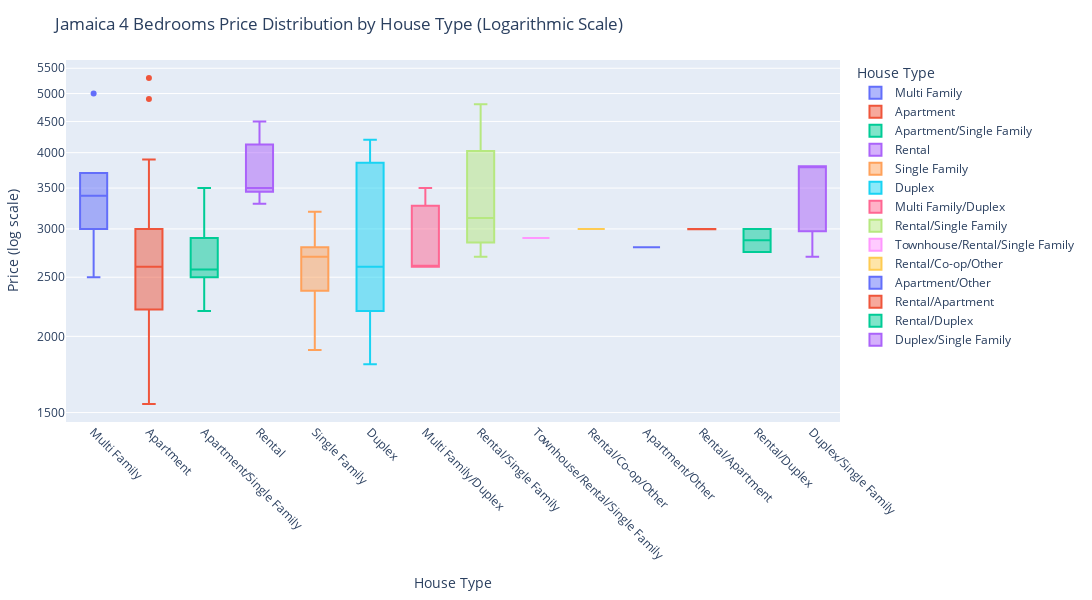

The cell this chart's notebook holds for it:
### Code cell
import plotly.express as px

# Optionally, group rare types or abbreviate long names here

fig = px.box(
    jamaicadf[jamaicadf["Beds"] == 4],
    x='Property Type',
    y='Price',
    color='Property Type',
    title='Jamaica 4 Bedrooms Price Distribution by House Type (Logarithmic Scale)',
    labels={'Property Type': 'House Type', 'Price': 'Price'},
    log_y=True,
    width=1400,  # wider plot
    height=600
)
fig.update_xaxes(tickangle=45, tickfont=dict(size=12))
fig.update_layout(
    margin=dict(l=40, r=40, t=60, b=160),
    xaxis_title='House Type',
    yaxis_title='Price (log scale)',
    showlegend=True
)
fig.show()

### Figure 1 — Plotly figure (JSON) as saved in the notebook; plotly's stock layout.template omitted (floating-point values rounded to 4 significant figures)
{"data": [{"alignmentgroup": "True", "hovertemplate": "House Type=%{x}<br>Price=%{y}<extra></extra>", "legendgroup": "Multi Family", "marker": {"color": "#636efa"}, "name": "Multi Family", "notched": false, "offsetgroup": "Multi Family", "orientation": "v", "showlegend": true, "type": "box", "x": ["Multi Family", "Multi Family", "Multi Family", "Multi Family", "Multi Family", "Multi Family"], "x0": " ", "xaxis": "x", "y": [3705.0, 5000.0, 3400.0, 3000.0, 3400.0, 2500.0], "y0": " ", "yaxis": "y"}, {"alignmentgroup": "True", "hovertemplate": "House Type=%{x}<br>Price=%{y}<extra></extra>", "legendgroup": "Apartment", "marker": {"color": "#EF553B"}, "name": "Apartment", "notched": false, "offsetgroup": "Apartment", "orientation": "v", "showlegend": true, "type": "box", "x": ["Apartment", "Apartment", "Apartment", "Apartment", "Apartment", "Apartment", "Apartment", "Apartment", "Apartment", "Apartment", "Apartment", "Apartment", "Apartment", "Apartment", "Apartment", "Apartment", "Apartment", "Apartment", "Apartment", "Apartment", "Apartment", "Apartment", "Apartment", "Apartment", "Apartment", "Apartment", "Apartment", "Apartment", "Apartment", "Apartment", "Apartment", "Apartment", "Apartment", "Apartment", "Apartment", "Apartment", "Apartment", "Apartment", "Apartment", "Apartment", "Apartment", "Apartment", "Apartment", "Apartment", "Apartment", "Apartment", "Apartment", "Apartment", "Apartment", "Apartment", "Apartment", "Apartment", "Apartment", "Apartment", "Apartment", "Apartment", "Apartment", "Apartment", "Apartment", "Apartment", "Apartment", "Apartment", "Apartment", "Apartment", "Apartment", "Apartment", "Apartment", "Apartment", "Apartment", "Apartment", "Apartment", "Apartment", "Apartment", "Apartment", "Apartment", "Apartment", "Apartment", "Apartment", "Apartment", "Apartment", "Apartment", "Apartment", "Apartment", "Apartment", "Apartment", "Apartment", "Apartment", "Apartment", "Apartment", "Apartment", "Apartment", "Apartment", "Apartment", "Apartment", "Apartment", "Apartment", "Apartment", "Apartment", "Apartment", "Apartment", "Apartment", "Apartment", "Apartment", "Apartment", "Apartment", "Apartment", "Apartment", "Apartment", "Apartment", "Apartment", "Apartment", "Apartment", "Apartment", "Apartment", "Apartment", "Apartment", "Apartment", "Apartment", "Apartment"], "x0": " ", "xaxis": "x", "y": [3300.0, 2950.0, 3000.0, 3647.0, 2600.0, 2735.0, 3050.0, 1800.0, 2900.0, 3400.0, 3000.0, 2500.0, 2200.0, 2098.0, 2250.0, 1800.0, 2200.0, 1700.0, 1650.0, 2500.0, 2500.0, 2500.0, 2300.0, 3400.0, 2700.0, 2400.0, 2400.0, 2400.0, 2600.0, 2300.0, 2400.0, 2500.0, 2900.0, 3900.0, 2648.0, 2805.0, 2400.0, 2450.0, 3500.0, 3200.0, 2700.0, 4900.0, 3100.0, 3200.0, 2850.0, 2900.0, 3500.0, 3900.0, 3300.0, 3900.0, 3500.0, 5300.0, 3000.0, 3500.0, 3500.0, 3300.0, 3500.0, 3200.0, 2700.0, 2800.0, 2800.0, 2200.0, 2100.0, 1700.0, 2300.0, 1900.0, 1750.0, 2000.0, 1700.0, 1800.0, 1900.0, 1900.0, 1550.0, 2500.0, 1900.0, 1800.0, 1800.0, 1900.0, 1900.0, 2500.0, 1900.0, 2300.0, 2000.0, 2400.0, 2000.0, 1800.0, 1850.0, 3050.0, 2300.0, 2995.0, 2650.0, 2800.0, 2600.0, 3000.0, 3000.0, 2400.0, 2500.0, 2200.0, 2500.0, 2400.0, 2500.0, 2400.0, 2300.0, 2600.0, 2800.0, 3200.0, 3100.0, 2600.0, 2350.0, 2800.0, 3800.0, 3000.0, 2600.0, 2800.0, 2600.0, 2195.0, 2475.0, 2800.0, 2700.0], "y0": " ", "yaxis": "y"}, {"alignmentgroup": "True", "hovertemplate": "House Type=%{x}<br>Price=%{y}<extra></extra>", "legendgroup": "Apartment/Single Family", "marker": {"color": "#00cc96"}, "name": "Apartment/Single Family", "notched": false, "offsetgroup": "Apartment/Single Family", "orientation": "v", "showlegend": true, "type": "box", "x": ["Apartment/Single Family", "Apartment/Single Family", "Apartment/Single Family", "Apartment/Single Family", "Apartment/Single Family", "Apartment/Single Family", "Apartment/Single Family", "Apartment/Single Family", "Apartment/Single Family", "Apartment/Single Family", "Apartment/Single Family", "Apartment/Single Family", "Apartment/Single Family", "Apartment/Single Family", "Apartment/Single Family", "Apartment/Single Family", "Apartment/Single Family", "Apartment/Single Family", "Apartment/Single Family", "Apartment/Single Family", "Apartment/Single Family", "Apartment/Single Family", "Apartment/Single Family", "Apartment/Single Family", "Apartment/Single Family", "Apartment/Single Family", "Apartment/Single Family", "Apartment/Single Family", "Apartment/Single Family", "Apartment/Single Family"], "x0": " ", "xaxis": "x", "y": [2500.0, 2400.0, 2350.0, 2600.0, 3500.0, 2800.0, 2550.0, 2900.0, 3200.0, 2800.0, 2500.0, 2800.0, 2500.0, 2300.0, 3000.0, 2500.0, 3500.0, 2900.0, 2600.0, 2500.0, 2300.0, 3000.0, 2600.0, 2300.0, 2450.0, 2500.0, 3100.0, 2500.0, 2200.0, 2700.0], "y0": " ", "yaxis": "y"}, {"alignmentgroup": "True", "hovertemplate": "House Type=%{x}<br>Price=%{y}<extra></extra>", "legendgroup": "Rental", "marker": {"color": "#ab63fa"}, "name": "Rental", "notched": false, "offsetgroup": "Rental", "orientation": "v", "showlegend": true, "type": "box", "x": ["Rental", "Rental", "Rental", "Rental", "Rental"], "x0": " ", "xaxis": "x", "y": [4500.0, 3500.0, 3500.0, 4000.0, 3300.0], "y0": " ", "yaxis": "y"}, {"alignmentgroup": "True", "hovertemplate": "House Type=%{x}<br>Price=%{y}<extra></extra>", "legendgroup": "Single Family", "marker": {"color": "#FFA15A"}, "name": "Single Family", "notched": false, "offsetgroup": "Single Family", "orientation": "v", "showlegend": true, "type": "box", "x": ["Single Family", "Single Family", "Single Family", "Single Family", "Single Family", "Single Family", "Single Family", "Single Family"], "x0": " ", "xaxis": "x", "y": [3200.0, 1900.0, 2800.0, 2500.0, 2250.0, 2700.0, 2700.0, 2800.0], "y0": " ", "yaxis": "y"}, {"alignmentgroup": "True", "hovertemplate": "House Type=%{x}<br>Price=%{y}<extra></extra>", "legendgroup": "Duplex", "marker": {"color": "#19d3f3"}, "name": "Duplex", "notched": false, "offsetgroup": "Duplex", "orientation": "v", "showlegend": true, "type": "box", "x": ["Duplex", "Duplex", "Duplex", "Duplex", "Duplex", "Duplex", "Duplex", "Duplex", "Duplex"], "x0": " ", "xaxis": "x", "y": [4200.0, 3800.0, 2200.0, 1800.0, 2600.0, 4000.0, 2200.0, 2800.0, 2600.0], "y0": " ", "yaxis": "y"}, {"alignmentgroup": "True", "hovertemplate": "House Type=%{x}<br>Price=%{y}<extra></extra>", "legendgroup": "Multi Family/Duplex", "marker": {"color": "#FF6692"}, "name": "Multi Family/Duplex", "notched": false, "offsetgroup": "Multi Family/Duplex", "orientation": "v", "showlegend": true, "type": "box", "x": ["Multi Family/Duplex", "Multi Family/Duplex", "Multi Family/Duplex"], "x0": " ", "xaxis": "x", "y": [2600.0, 3500.0, 2600.0], "y0": " ", "yaxis": "y"}, {"alignmentgroup": "True", "hovertemplate": "House Type=%{x}<br>Price=%{y}<extra></extra>", "legendgroup": "Rental/Single Family", "marker": {"color": "#B6E880"}, "name": "Rental/Single Family", "notched": false, "offsetgroup": "Rental/Single Family", "orientation": "v", "showlegend": true, "type": "box", "x": ["Rental/Single Family", "Rental/Single Family", "Rental/Single Family", "Rental/Single Family"], "x0": " ", "xaxis": "x", "y": [3250.0, 4800.0, 2700.0, 3000.0], "y0": " ", "yaxis": "y"}, {"alignmentgroup": "True", "hovertemplate": "House Type=%{x}<br>Price=%{y}<extra></extra>", "legendgroup": "Townhouse/Rental/Single Family", "marker": {"color": "#FF97FF"}, "name": "Townhouse/Rental/Single Family", "notched": false, "offsetgroup": "Townhouse/Rental/Single Family", "orientation": "v", "showlegend": true, "type": "box", "x": ["Townhouse/Rental/Single Family"], "x0": " ", "xaxis": "x", "y": [2900.0], "y0": " ", "yaxis": "y"}, {"alignmentgroup": "True", "hovertemplate": "House Type=%{x}<br>Price=%{y}<extra></extra>", "legendgroup": "Rental/Co-op/Other", "marker": {"color": "#FECB52"}, "name": "Rental/Co-op/Other", "notched": false, "offsetgroup": "Rental/Co-op/Other", "orientation": "v", "showlegend": true, "type": "box", "x": ["Rental/Co-op/Other"], "x0": " ", "xaxis": "x", "y": [3000.0], "y0": " ", "yaxis": "y"}, {"alignmentgroup": "True", "hovertemplate": "House Type=%{x}<br>Price=%{y}<extra></extra>", "legendgroup": "Apartment/Other", "marker": {"color": "#636efa"}, "name": "Apartment/Other", "notched": false, "offsetgroup": "Apartment/Other", "orientation": "v", "showlegend": true, "type": "box", "x": ["Apartment/Other"], "x0": " ", "xaxis": "x", "y": [2800.0], "y0": " ", "yaxis": "y"}, {"alignmentgroup": "True", "hovertemplate": "House Type=%{x}<br>Price=%{y}<extra></extra>", "legendgroup": "Rental/Apartment", "marker": {"color": "#EF553B"}, "name": "Rental/Apartment", "notched": false, "offsetgroup": "Rental/Apartment", "orientation": "v", "showlegend": true, "type": "box", "x": ["Rental/Apartment", "Rental/Apartment"], "x0": " ", "xaxis": "x", "y": [2995.0, 3000.0], "y0": " ", "yaxis": "y"}, {"alignmentgroup": "True", "hovertemplate": "House Type=%{x}<br>Price=%{y}<extra></extra>", "legendgroup": "Rental/Duplex", "marker": {"color": "#00cc96"}, "name": "Rental/Duplex", "notched": false, "offsetgroup": "Rental/Duplex", "orientation": "v", "showlegend": true, "type": "box", "x": ["Rental/Duplex", "Rental/Duplex"], "x0": " ", "xaxis": "x", "y": [3000.0, 2750.0], "y0": " ", "yaxis": "y"}, {"alignmentgroup": "True", "hovertemplate": "House Type=%{x}<br>Price=%{y}<extra></extra>", "legendgroup": "Duplex/Single Family", "marker": {"color": "#ab63fa"}, "name": "Duplex/Single Family", "notched": false, "offsetgroup": "Duplex/Single Family", "orientation": "v", "showlegend": true, "type": "box", "x": ["Duplex/Single Family", "Duplex/Single Family", "Duplex/Single Family"], "x0": " ", "xaxis": "x", "y": [2700.0, 3800.0, 3800.0], "y0": " ", "yaxis": "y"}], "layout": {"boxmode": "overlay", "height": 600, "legend": {"title": {"text": "House Type"}, "tracegroupgap": 0}, "margin": {"b": 160, "l": 40, "r": 40, "t": 60}, "showlegend": true, "title": {"text": "Jamaica 4 Bedrooms Price Distribution by House Type (Logarithmic Scale)"}, "width": 1400, "xaxis": {"anchor": "y", "categoryarray": ["Multi Family", "Apartment", "Apartment/Single Family", "Rental", "Single Family", "Duplex", "Multi Family/Duplex", "Rental/Single Family", "Townhouse/Rental/Single Family", "Rental/Co-op/Other", "Apartment/Other", "Rental/Apartment", "Rental/Duplex", "Duplex/Single Family"], "categoryorder": "array", "domain": [0, 1], "tickangle": 45, "tickfont": {"size": 12}, "title": {"text": "House Type"}}, "yaxis": {"anchor": "x", "domain": [0, 1], "title": {"text": "Price (log scale)"}, "type": "log"}}}
